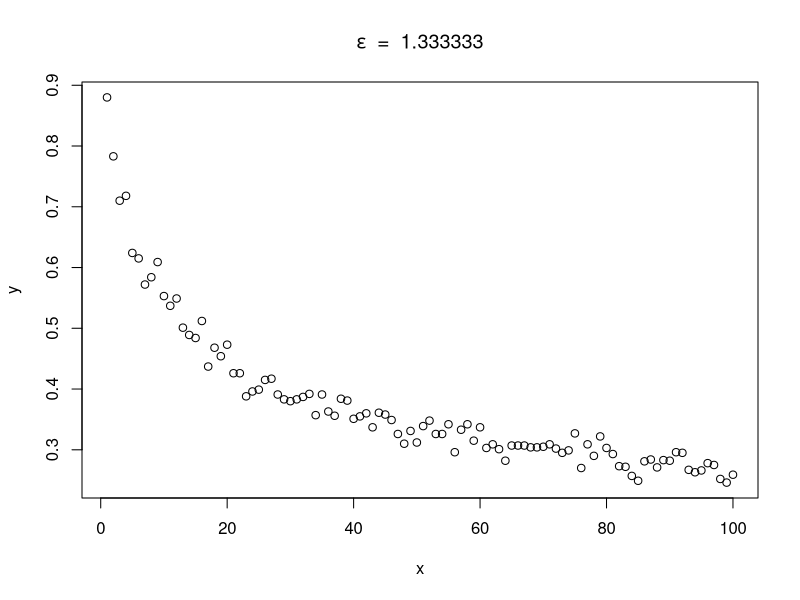
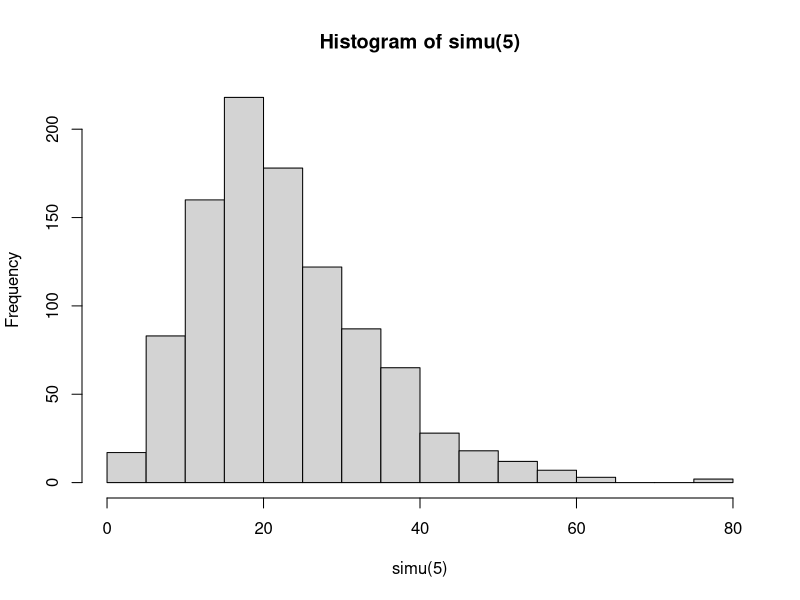

Write R code to recreate these figures, in order.
############
# Partie 3 #
############

# q3.2

q3 <- function(n, e) {
  m = 1000
  p = 0.1789
  l = numeric(m)
  for (i in 1:m)
  {
    l[i] = sum(rgeom(n, p))
  }
  c = 0
  for (i in 1:m)
  {
    if ((abs(l[i] / n - 1 / p) >= e))
    {
      c = c + 1
    }
  }
  return (c/m)
}

x = seq(1, 100)
y = x
e = 1.333333
for (i in seq(1, 100))
{
  y[i] = q3(x[i], e)
}
plot(x, y)
title(main = expression(epsilon ~ " = " ~ 1.333333))

# q3.3
simu <- function(n)
{
  m = 1000
  p = 0.1789
  l = numeric(m)
  for (i in 1:m)
  {
    l[i] = sum(rgeom(n, p))
  }
  return (l)
}
hist(simu(5)) # TODO 5 -> ....
